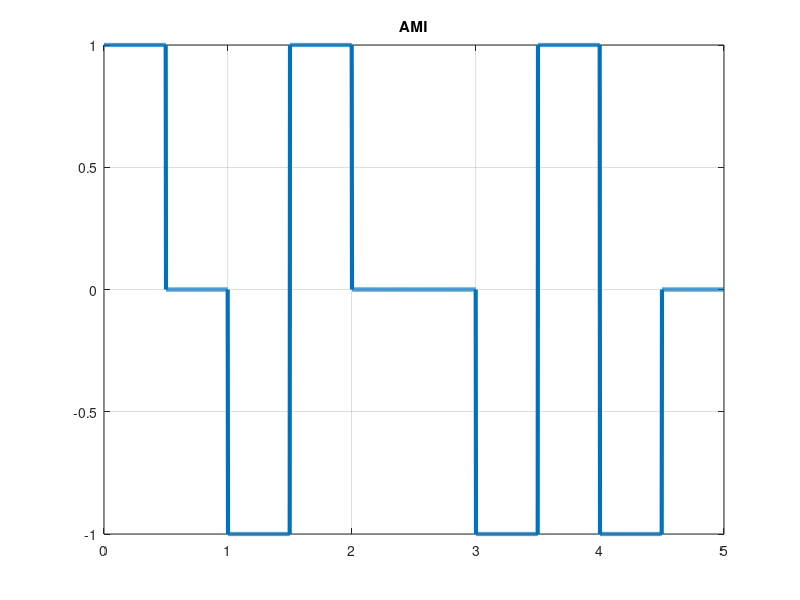

The MATLAB script that drew this image:
clc;
clear;

bits=[1 0 1 1 0 0 1 1 1 0];

sampleSize=200;
bitRate=2;
totalBit=length(bits);
totalSampleSize=sampleSize*totalBit;
totaSampleTime=(totalBit/bitRate);
dTime=totaSampleTime/totalSampleSize;
t=0:dTime:totaSampleTime;
y=zeros(1,length(t));
pre=1;
for i=0:totalBit-1;
    if bits(i+1)==1
        if pre==1
        y(i*sampleSize+1 : (i+1)*sampleSize)=1;
            pre=-pre;
        
        else
            y(i*sampleSize+1 : (i+1)*sampleSize)=-1;
            pre=-pre;
        end;
 
       end;
end;

plot(t,y,'LineWidth',3);
grid on;
title('AMI');

%Decoding
ans_bit=zeros(1,totalBit);
p=1;
x=0;
for i=1:sampleSize:length(y)-1
   l=y(i);
  if l==-1
      x=x+1;
    ans_bit(x)=1;
  else
      x=x+1;
    ans_bit(x)=l; 
  end
end

 
disp(ans_bit);
